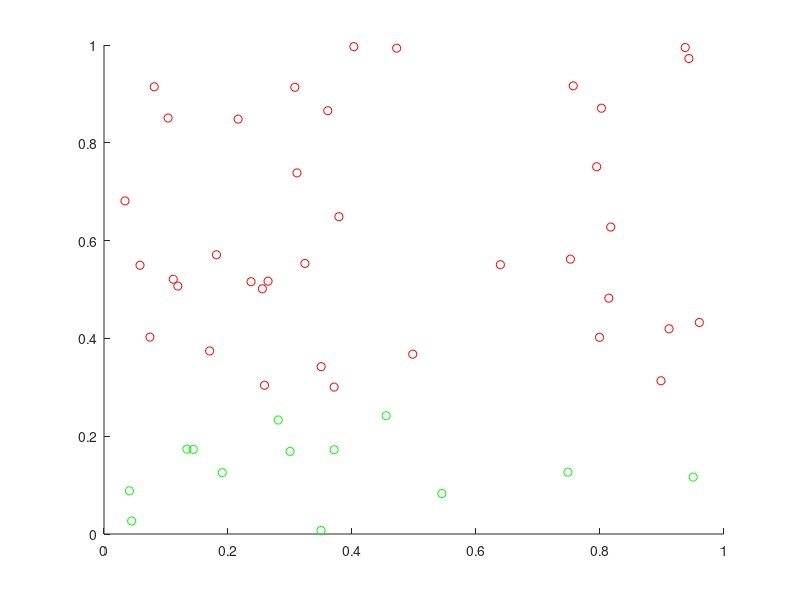

This figure's MATLAB source: (Note: this script raises an error after producing the figure.)
function [theta,finalCost,classifications] = logisticregression(x,y,lambda,g,dg)

if nargin < 1
    lambda = 0;
    x = rand(2,50);
    y = (x(1,:) + 2.*x(2,:)) > 1;
    y = (x(2,:) > 0.3);
end
if nargin < 5
    % linear by default
    g = @(theta,x) theta'*x;
    dg = @(theta,x) x;
end

% data
m = size(x,2);
mt = size(x,1);

% plot data
figure;
scatter(x(1,:),x(2,:),36,[y' ~y' zeros(m,1)]);

assignin('base','x',x);
assignin('base','y',y);

% model
theta = rand(mt+1,1);  % parameter vector, start random
%theta = [1; 1; 2;];
h = @(theta,x) 1 ./ (1 + exp(-theta'*x));  % the model to fit

% add the bias unit for each data point
x_w0 = [ones(1,m); x];

% minimisation method:
%  1 - gradient descent
%  2 - fminunc
method = 2;  

switch method
    
    
    %%%%%%%%%%%%%%%%%%%%%%%%%%%%%%%%%%%%%%%%%%%%%%%%%%%%%%%%%%%%%%%%%%%%%%%
    % gradient descent
    case 1
        % do gradient descent
        alpha = 1;  % learning rate
        n = 100000;
        lastJ = NaN;
        threshold = 0.00001;
        converged = 0;
        Js = zeros(n,1);
        display('Starting gradient descent:');
        drawskip = 1;
        if drawskip > 0
            figure(10220);
            scatter(x(1,:),x(2,:),36,[y' ~y' zeros(m,1)]);
            hold on;
            ph = [];
            %xlim([0 1]);
            %ylim([0 1]);
        end
        for i=1:n
            [J,dJ] = costFunction(theta, lambda, g, dg, x_w0, y);
            Js(i) = J;

            % update
            theta = theta - alpha * dJ;

            if ~isnan(lastJ)
                pdiff = (J - lastJ) / J;
                display(sprintf('(%i) Change by %+.2f%%', i, pdiff*100));
                if abs(pdiff) < threshold
                    converged = 1;
                    break;
                end
            end

            % plot
            if drawskip > 0 && mod(i,drawskip) == 0
                figure(10220);
                d = 0.5;
                db = (log(d / (1-d)) - theta(2)*x(1,:) - theta(1)) / theta(3);
                if ~isempty(ph)
                    delete(ph);
                end
                ph = plot(x(1,:),db);
                drawnow limitrate;
            end

            lastJ = J;
        end

        figure;
        semilogy(1:n,Js);
        xlabel('Iteration of gradient descent');
        ylabel('Cost function');
        grid on;
        display(theta);

        switch converged
            case 0
                display('Didn''t converge after 1000 runs');
            case 1
                display('Converged!');
        end
        
    %%%%%%%%%%%%%%%%%%%%%%%%%%%%%%%%%%%%%%%%%%%%%%%%%%%%%%%%%%%%%%%%%%%%%%%
    % fminunc
    case 2
        
        options = optimoptions(@fminunc,'GradObj','on');
        [theta,finalCost] = fminunc(@(t) costFunction(t,lambda,g,dg,x_w0,y), theta, options);
end

figure;
hold on;
classifications = h(theta,x_w0) > 0.5;
d = 0.5;
db = (log(d / (1-d)) - theta(2)*x(1,:) - theta(1)) / theta(3);
scatter(x(1,:),x(2,:),36,[y' ~y' zeros(m,1)]);
scatter(x(1,:),x(2,:),10,[classifications' ~classifications' zeros(m,1)]);
%plot(x(1,:),db);
%legend('Data', 'Fit');
xlim([0 1]);
ylim([0 1]);

end

% calculate cost function
% [theta] parameter vector
% [lambda] regularisation parameter
% [x] the training examples
% [y] the labels
function [J, dJ] = costFunction(theta, lambda, g, dg, x, y)

m = length(y);
h = 1 ./ (1 + exp(-g(theta,x)));

if lambda == 0
    regularisationTerm = 0;
else
    regularisationTerm = (lambda / (2*m)) * sum(theta .* theta);
end

J = (-1/m) * (y * log(h)' + (1 - y) * log(1 - h)') + regularisationTerm;
dJ = (-1/m) * dg(theta,x) * ( y - h)';
end